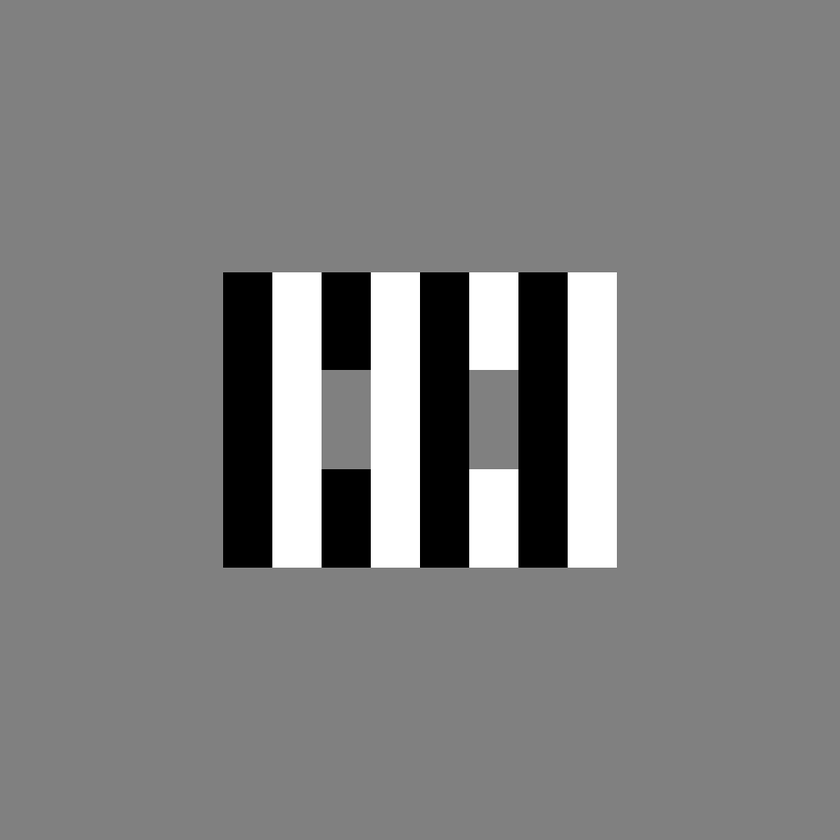
#> input picture example_stimulus.png, 840 x 840 px, shrunk from 1024 x 1024 before the run
$ python demo_filters.py
#> lines starting #> are read from the running program, lines starting #| are printed output that depends on the picture
### filters.py
import numpy as np
from scipy import signal

# TODO: (Abstract) base class Filter with apply-method,...


def apply(image, filt):
    # TODO: docstring
    # TODO: make method
    filtered_image = signal.fftconvolve(image, filt, mode="same")
    return filtered_image


def gaussian2d(x, y,
               sigma,
               center=(0, 0),
               orientation=0):
    # TODO: convert Gaussian to class
    # TODO: typehints
    # TODO: docstring

    # Sigma is tuple of two sigmas, one for each axis.
    # Units of x,y, determine units of sigma:
    # if x,y are in pixels, e.g., [0,1024],
    # sigma should be specified in pixels as well;
    # if x,y are in degress, e.g., [-16, 16],
    # sigma should be specified in degrees as well.

    # General equation for a 2D elliptical Gaussian:
    #
    # f(x,y) = A*exp(-(a(x-x0)^2+2b(x-x0)(y-y0)+c(y-y0)2))
    #
    # where x0 and x0 are the center positions.
    # Let's leave amplitude A as responsibility to the caller,
    # and keep it fixed at 1 here.
    # If center = (0,0), this reduces the equation to:
    #
    # f(x,y) = exp(-(ax^2+2bxy+cy^2))
    #
    # where, given angle th in radians:
    #
    # a = (cos(th)^2 / 2sigma_x^2) + (sin(th)^2 / 2sigma_y^2)
    # b = -(sin(2*th)/ 4sigma_x^2) + (sin(2*th) / 4sigma_y^2)
    # c = (sin(th)^2 / 2sigma_x^2) + (cos(th)^2 / 2sigma_y^2)

    # convert orientation parameter to radians
    theta = np.deg2rad(orientation)

    # determine a, b, c coefficients
    a = (np.cos(theta)**2 / (2*sigma[0]**2)) +\
        (np.sin(theta)**2 / (2*sigma[1]**2))
    b = -(np.sin(2*theta) / (4*sigma[0]**2)) +\
        (np.sin(2*theta) / (4*sigma[1]**2))
    c = (np.sin(theta)**2 / (2*sigma[0]**2)) +\
        (np.cos(theta)**2 / (2*sigma[1]**2))

    # create Gaussian
    gaussian = np.exp(-(a*(x-center[0])**2 +
                      2*b*(x-center[0])*(y-center[1]) +
                      c*(y-center[1])**2))

    return gaussian


def odog(x, y,
         sigma,
         orientation=(0, 0)):
    # TODO: convert ODoG to class
    # TODO: typehints
    # TODO: docstring

    # Sigma is tuple of two tuples, one for Gaussian.
    # Orientation is tuple of two floats, one for each

    # Create center and surround anisotropic Gaussian filters
    center = gaussian2d(x, y, sigma=sigma[0], orientation=orientation[0])
    surround = gaussian2d(x, y, sigma=sigma[1], orientation=orientation[1])

    # Normalize each filter by its total
    center = center / center.sum()
    surround = surround / surround.sum()

    # Subtract to create differential filter
    odog = center - surround

    return odog


# [12 lines left out: function dog, not called in this run]

### demo_filters.py
# %%
import numpy as np
import matplotlib.pyplot as plt
from PIL import Image
import filters

# %% Load example stimulus
stimulus = np.asarray(Image.open('example_stimulus.png').convert('L'))

# %% Parameters of image
shape = stimulus.shape  # filtershape in pixels
#> shape = (840, 840)
# visual extent, same convention as pyplot:
visextent = (-16, 16, -16, 16)

# %% Create image coordinate system:
axish = np.linspace(visextent[0], visextent[1], shape[0])
#> axish = 840 values from -16 to 16
axisv = np.linspace(visextent[2], visextent[3], shape[1])
#> axisv = 840 values from -16 to 16

(x, y) = np.meshgrid(axish, axisv)

# %% Circular gaussian
img = filters.gaussian2d(x, y, (2, 2))
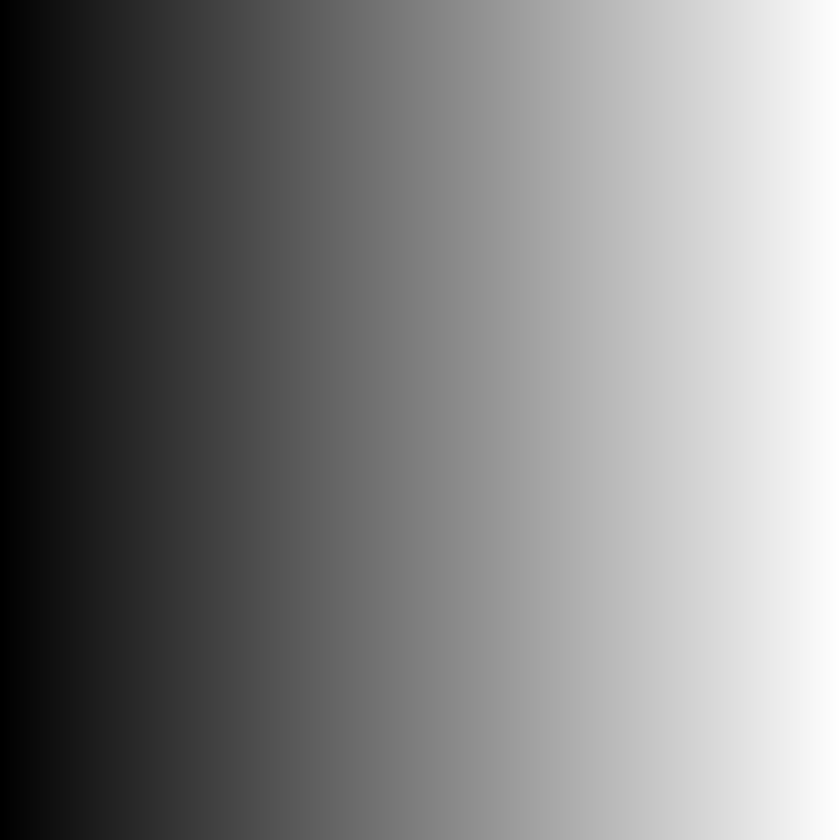
#> x: shape (840, 840) float64; min -16, max 16, mean -1.02e-15; drawn with min black and max white

# Plot
plt.subplot(1, 2, 1)
plt.imshow(img, extent=visextent)

# Plot horizontal meridian
plt.subplot(1, 2, 2)
plt.plot(x[int(img.shape[0]/2)], img[int(img.shape[0]/2), ...])

# %% Elliptical gaussian (3:1 axes; rotated)
img = filters.gaussian2d(x, y, (6, 2), orientation=15)

# Plot
plt.subplot(1, 2, 1)
plt.imshow(img, extent=visextent)

# Plot horizontal meridian
plt.subplot(1, 2, 2)
plt.plot(x[int(img.shape[0]/2)], img[int(img.shape[0]/2), ...])

# %% ODOG
sigmas = ((2, 2), (2, 4))  # surround Gaussian is 2:1 in one axis

img = filters.odog(x, y, sigmas, orientation=(80, 80))

# % Apply filter
filt_img = filters.apply(stimulus, img)
#> in apply, `filtered_image = signal.fftconvolve(image, filt, mode="same")`:
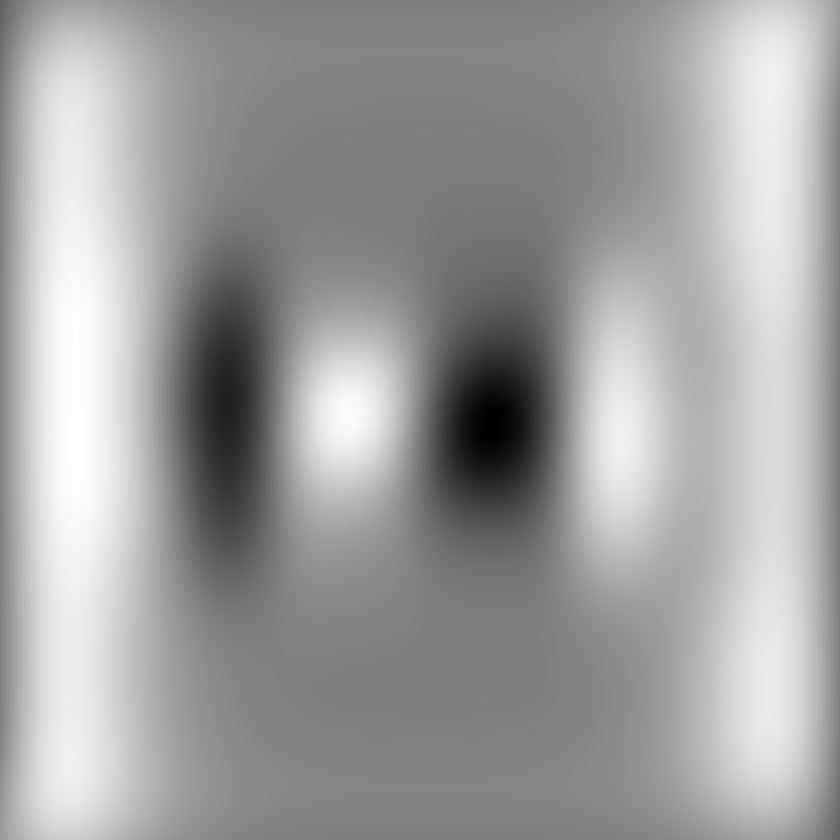
#> filtered_image: shape (840, 840) float64; min -23.22, max 23.84, mean 6.2; drawn with min black and max white

# Plot stimulus
plt.subplot(1, 3, 1)
plt.imshow(stimulus, cmap="gray", extent=visextent)

# Plot filter + horizontal meridian
plt.subplot(2, 3, 2)
plt.imshow(img, extent=visextent)
plt.subplot(2, 3, 5)
plt.plot(x[int(img.shape[0]/2)], img[int(img.shape[0]/2), ...])

# Plot filtered image
plt.subplot(1, 3, 3)
plt.imshow(filt_img, extent=visextent)

# %%
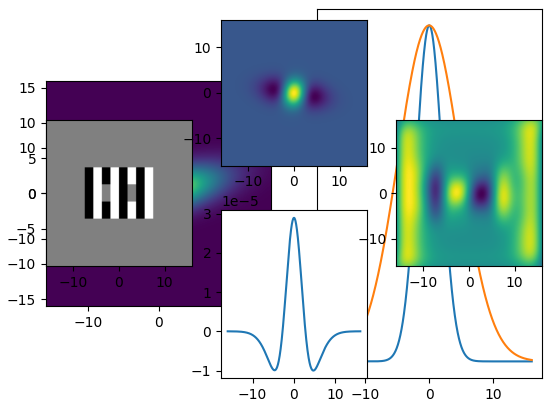
#> figure drawn by matplotlib, 6 panels; panel 2: curve peaks at x = -0.0191, y = 1; panel 2: curve peaks at x = -0.0191, y = 1; panel 5: curve peaks at x = -0.0191, y = 2.89e-05
